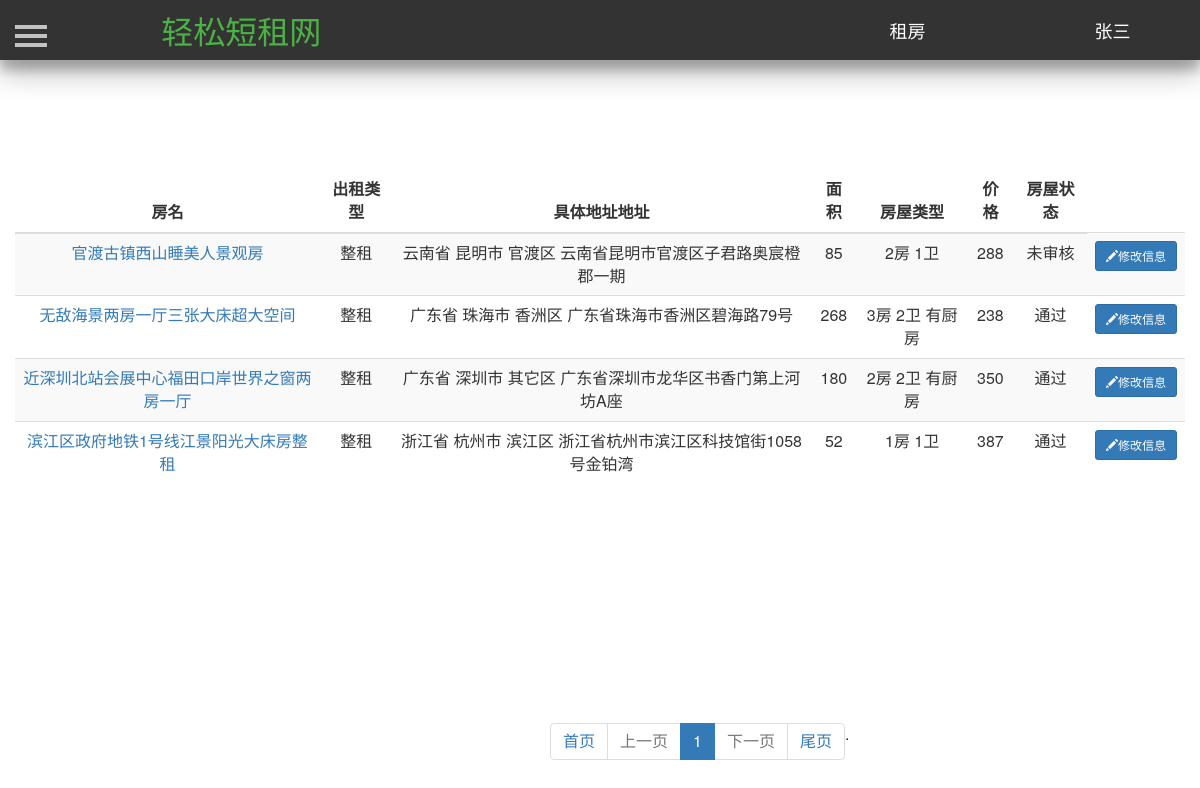
Page /myhouse/ (signed in) on the committed database.
### Renting/models.py (models this page shows, shortened)
class User(db.Model):
    id = db.Column(db.Integer, primary_key=True, autoincrement=True)  # ID 用户唯一的标识
    username = db.Column(db.String(50), unique=True)  # 用户名  唯一   最大50个字符
    password = db.Column(db.String(100))  # 密码   最大100个字符
    phone_number = db.Column(db.Integer, unique=True)  # 手机号码
    email = db.Column(db.String(100), unique=True)  # 邮箱  唯一
    salt = db.Column(db.String(32))  # 密码加盐

class House(db.Model):
    id = db.Column(db.Integer, primary_key=True, autoincrement=True)  # ID 房屋唯一的标识
    house_name = db.Column(db.String(25))  # 房屋名  唯一   最大25个字符
    house_type = db.Column(db.Integer)  # 房屋类型，0表示整租，1表示单间 ，2表示床位
    area = db.Column(db.Integer)  # 房屋面积
    people = db.Column(db.Integer)  # 可住人数
    bedroom = db.Column(db.Integer)  # 卧房数
    toilet = db.Column(db.Integer)  # 卫生间数
    kitchen = db.Column(db.Integer)  # 是否有厨房
    bed = db.Column(db.Integer)  # 床位数
    bed_type = db.Column(db.Integer)  # 床型 0表示单人床  1表示双人床
    price = db.Column(db.Integer)  # 租一天的价格
    description = db.Column(db.String(200))  # 房屋描述
    facility = db.Column(db.String(10))  # 房屋设施，0表示无，1表示有
    province = db.Column(db.String(10))  # 省
    city = db.Column(db.String(10))  # 市
    district = db.Column(db.String(10))  # 地区
    address = db.Column(db.String(100))  # 具体地址
    username = db.Column(db.String(10), db.ForeignKey('user.username'))  # 房屋主人的名字，外键
    status = db.Column(db.Integer)  # 房屋状态，0表示未审核，1表示通过,2表示未通过
    url_one = db.Column(db.String(100))  # 房屋图片
    url_two = db.Column(db.String(100))  # 房屋图片
    url_three = db.Column(db.String(100))  # 房屋图片
    url_four = db.Column(db.String(100))  # 房屋图片
    url_five = db.Column(db.String(100))  # 房屋图片

### Renting/views.py (the view)
@app.route('/myhouse/')
def myhouse():
    user = current_user
    house_list = House.query.filter_by(username=user.username).all()
    pager_obj = Pagination(request.args.get("page", 1), len(house_list), request.path, request.args, per_page_count=7)
    index_list = house_list[pager_obj.start:pager_obj.end]
    html = pager_obj.page_html()
    return render_template("myhouse.html", house=index_list, html=html)

### Renting/models.py (called while the page is built)
@login_manager.user_loader
def load_user(userid):
    return User.query.get(userid)

### Renting/page_utils.py (called while the page is built)
    @property
    def start(self):
        return (self.current_page - 1) * self.per_page_count

    @property
    def end(self):
        return self.current_page * self.per_page_count

### Renting/templates/myhouse.html (shortened to what this page needs)
<!DOCTYPE html>
<html lang="en">
    <head>
        <link href="https://cdn.bootcss.com/bootstrap/3.3.7/css/bootstrap.min.css" rel="stylesheet">
        <link href="/static/css/navigation.css" rel="stylesheet">
        <link href="/static/css/profile.css" rel="stylesheet">
         <link href="/static/css/sidebar.css" rel="stylesheet">
        <link type="text/css" href="/static/css/dialog.css"  rel="stylesheet"/>
    </head>
    <body>
		<header class="header-navigation" id="header">
		<nav>
			<div class="row">
				<div class="col-md-3">
					<a href="/index/"><font color="#4ab344" style="color: rgb(74, 179, 68);" size="6">轻松短租网</font></a>
				</div>
				<div class="col-md-2 title">
					<a href="/mainpage/" target="_blank"><font color="#FFFFFF" style="color: rgb(255, 255, 255);" size="4">租房</font></a>
				</div>
				<div class="col-md-2 title">
					{% if current_user.is_authenticated %}
					<a href="/profile/{{current_user.id}}">
						<font color="#FFFFFF" style="color: rgb(255, 255, 255);" size="4">
							{{current_user.username}}
						</font>
					</a>
					{% else %}
					<a href="/reglogin/">
						<font color="#FFFFFF" style="color: rgb(255, 255, 255);" size="4">
							登陆注册
						</font>
					</a>
					{% endif %}
				</div>
			</div>
		</nav>
		</header>
       <div id="wrapper">
            <div id="page-content-wrapper">
                <button type="button" class="hamburger is-closed animated fadeInLeft" data-toggle="offcanvas">
                    <span class="hamb-top"></span>
                    <span class="hamb-middle"></span>
                    <span class="hamb-bottom"></span>
                </button>
                <div class="container">
                    <div class="row">
                        <table class="table table-striped" style="margin-top:100px;text-align:center">
                            <thead>
                                <tr>
                                    <th style="text-align:center">房名</th>
                                    <th style="text-align:center">出租类型</th>
                                    <th style="text-align:center">具体地址地址</th>
                                    <th style="text-align:center">面积</th>
                                    <th style="text-align:center">房屋类型</th>
                                    <th style="text-align:center">价格</th>
                                    <th style="text-align:center">房屋状态</th>
                                </tr>
                            </thead>
                            <tbody>
                            {% for item in house: %}
                                <tr>
                                    <td><a href="/housedes/{{item.id}}/">{{item.house_name}}</a></td>
                                    {% if item.house_type==0 %}
                                    <td>整租</td>
                                    {% elif item.house_type==1 %}s
                                    <td>单间</td>
                                    {% else %}
                                    <td>床位</td>
                                    {% endif %}
                                    <td>
                                        {{item.province}} {{item.city}}
                                        {% if item.district !=None %}
                                        {{item.district}}
                                        {% endif %}
                                        {{item.address}}
                                    </td>
                                    <td>{{item.area}}</td>
                                    <td>{{item.bedroom}}房
                                        {% if item.toilet !=0 %}
                                        {{item.toilet}}卫
                                        {% endif %}
                                        {% if item.kitchen !=0 %}
                                        有厨房
                                        {% endif %}
                                        </td>
                                    <td>{{item.price}}</td>
                                    {% if item.description!= None %}
                                    <td>
                                        {% if item.status==0 %}
                                        未审核
                                        {% elif item.status==1%}
                                        通过
                                        {% else %}
                                        未通过
                                        {% endif %}
                                    </td>
                                    <td>
                                        <a href="/modify_house/{{item.id}}/" style="color:#FFFFFF">
                                            <button type="button" class="btn btn-primary btn-sm" >
                                                <span class="glyphicon glyphicon-pencil">
                                                </span>修改信息
                                           </button>
                                        </a>
                                    </td>
                                    {% endif %}
                                </tr>
                            {% endfor %}
                            </tbody>
                        </table>
                    </div>
                </div>
            </div>
        </div>
        <div style="margin-top:200px">
            <ul class="pagination" id="mypage" style="margin-left:550px;">
					{{ html| safe }}
            </ul>
        </div>
    </body>
</html>

### Renting/static/css/navigation.css (style rules this page uses)
.header-navigation { position: fixed; top: 0; width: 100%; height: 60px; line-height: 60px; background-color: #333; text-align: center; box-shadow: 0 14px 28px rgba(0,0,0,0.25), 0 10px 10px rgba(0,0,0,0.22); z-index: 10 }

### Renting/static/css/profile.css (style rules this page uses)
.header-navigation { position: fixed; top: 0; width: 100%; height: 60px; line-height: 60px; background-color: #333; text-align: center; box-shadow: 0 14px 28px rgba(0,0,0,0.25), 0 10px 10px rgba(0,0,0,0.22); z-index: 9990; }

### Renting/static/css/sidebar.css (style rules this page uses)
body { position: relative; overflow-x: hidden; }
body, html { height: 100%; background-color: #FFFFFF !important; }
#wrapper { -moz-transition: all 0.5s ease; -o-transition: all 0.5s ease; -webkit-transition: all 0.5s ease; padding-left: 0; transition: all 0.5s ease; }
#page-content-wrapper { padding-top: 70px; width: 100%; }
.hamburger { background: transparent; border: none; display: block; height: 32px; margin-left: 15px; position: fixed; top: 20px; width: 32px; z-index: 9999; }
.hamburger.is-closed:before { -webkit-transform: translate3d(0, 0, 0); -webkit-transition: all 0.35s ease-in-out; color: #ffffff; content: ''; display: block; font-size: 14px; line-height: 32px; opacity: 0; text-align: center; width: 100px; }
.hamburger.is-closed .hamb-top { -webkit-transition: all 0.35s ease-in-out; background-color: rgba(255, 255, 255, 0.7); top: 5px; }
.hamburger.is-closed .hamb-middle { background-color: rgba(255, 255, 255, 0.7); margin-top: -2px; top: 50%; }
.hamburger.is-closed .hamb-bottom { -webkit-transition: all 0.35s ease-in-out; background-color: rgba(255, 255, 255, 0.7); bottom: 5px; }
.hamburger.is-closed .hamb-top, .hamburger.is-closed .hamb-middle, .hamburger.is-closed .hamb-bottom, .hamburger.is-open .hamb-top, .hamburger.is-open .hamb-middle, .hamburger.is-open .hamb-bottom { height: 4px; left: 0; position: absolute; width: 100%; }

### Renting/static/css/dialog.css (style rules this page uses)
body, html { font-size: 100%; margin: 0; }
*,:after,:before { box-sizing:border-box }
input, button { outline: none; border: none; }

### rows in the picture
User: username "张三"
House: house_name "官渡古镇西山睡美人景观房", house_type "整租", province "云南省", city "昆明市", district "官渡区", address "云南省昆明市官渡区子君路奥宸橙郡一期", area "85", bedroom "2", toilet "1", price "288", status "未审核"
House: house_name "无敌海景两房一厅三张大床超大空间", house_type "整租", province "广东省", city "珠海市", district "香洲区", address "广东省珠海市香洲区碧海路79号", area "268", bedroom "3", toilet "2", kitchen "有厨房", price "238", status "通过"
House: house_name "近深圳北站会展中心福田口岸世界之窗两房一厅", house_type "整租", province "广东省", city "深圳市", district "其它区", address "广东省深圳市龙华区书香门第上河坊A座", area "180", bedroom "2", toilet "2", kitchen "有厨房", price "350", status "通过"
House: house_name "滨江区政府地铁1号线江景阳光大床房整租", house_type "整租", province "浙江省", city "杭州市", district "滨江区", address "浙江省杭州市滨江区科技馆街1058号金铂湾", area "52", bedroom "1", toilet "1", price "387", status "通过"

### other values in the picture
{{ html| safe }} "首页 上一页 1 下一页 . 尾页"
